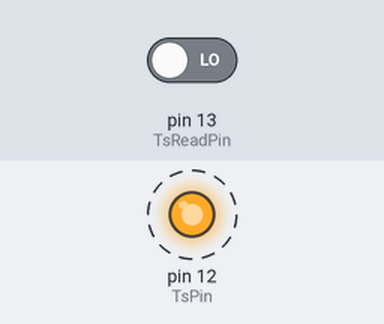
This sketch was run on a simulated Arduino Uno, built with avr-gcc and run on an emulated ATmega328P. Parts: output pins drawn as LEDs (lit = HIGH). Dashed ring = blinking. The test bench sets the inputs (shaded band); at power-on: pin 13 (TsReadPin) LOW. What the sketch prints to the serial monitor is not drawn.

Above: at 0.5 s.
Timing chart, 0 to 4.6 s (numbered marks = the images above):
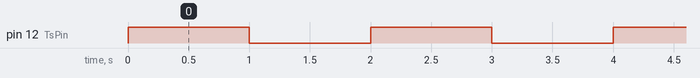

The sketch:

transistorControlMotor.ino
```cpp
//transisitor stuff

const int TsPin = 12;
const int TsReadPin = 13;

void setup() {
  // put your setup code here, to run once:
  Serial.begin(9600);
  Serial.println("Starting owo");
  pinMode(TsPin, OUTPUT);
  pinMode(TsReadPin, INPUT);
}

void loop() {
  // put your main code here, to run repeatedly:
  digitalWrite(TsPin, HIGH);
  Serial.println("Ts Pin is high");
  Serial.println(digitalRead(TsReadPin));
  delay(1000);
  digitalWrite(TsPin, LOW);
  Serial.println("Ts Pin is low");
  Serial.println(digitalRead(TsReadPin));
  delay(1000);
}
```

Measured:
- by itself, pin 12 (TsPin): alternates HIGH for 1.0 s and LOW for 1.0 s
